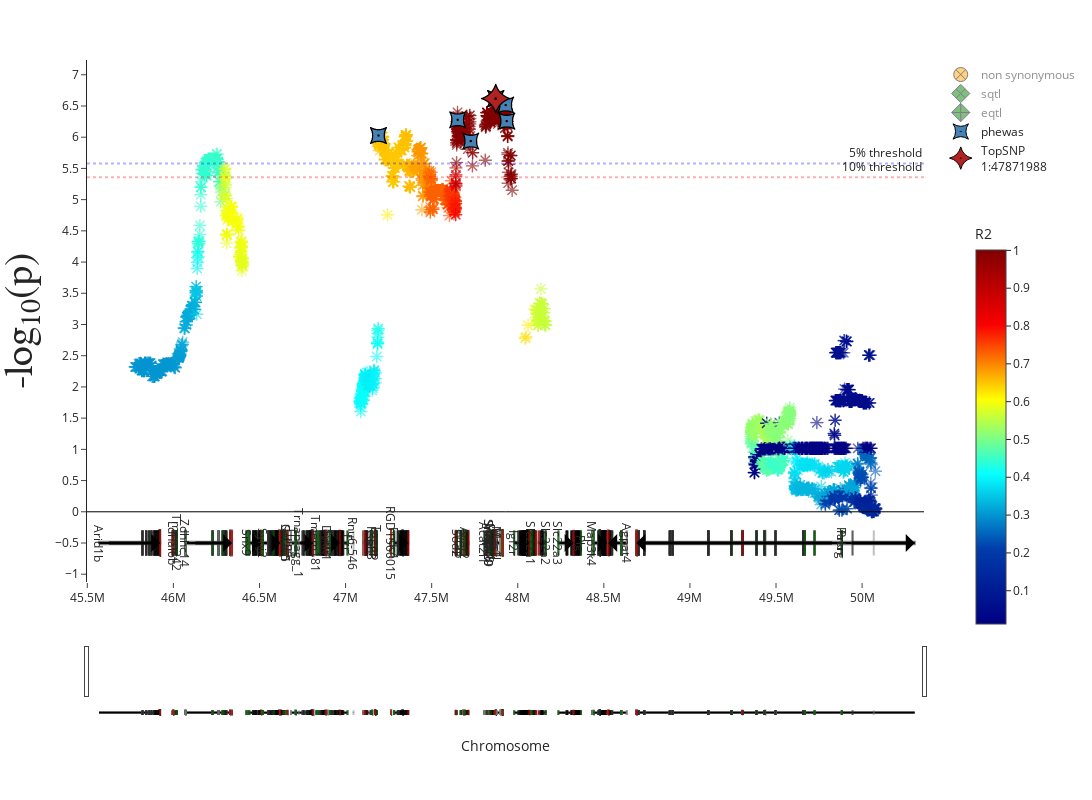

Notebook code cell kept with this figure:
### Code cell
fig = locuszoom_interactive(gwas)
fig
